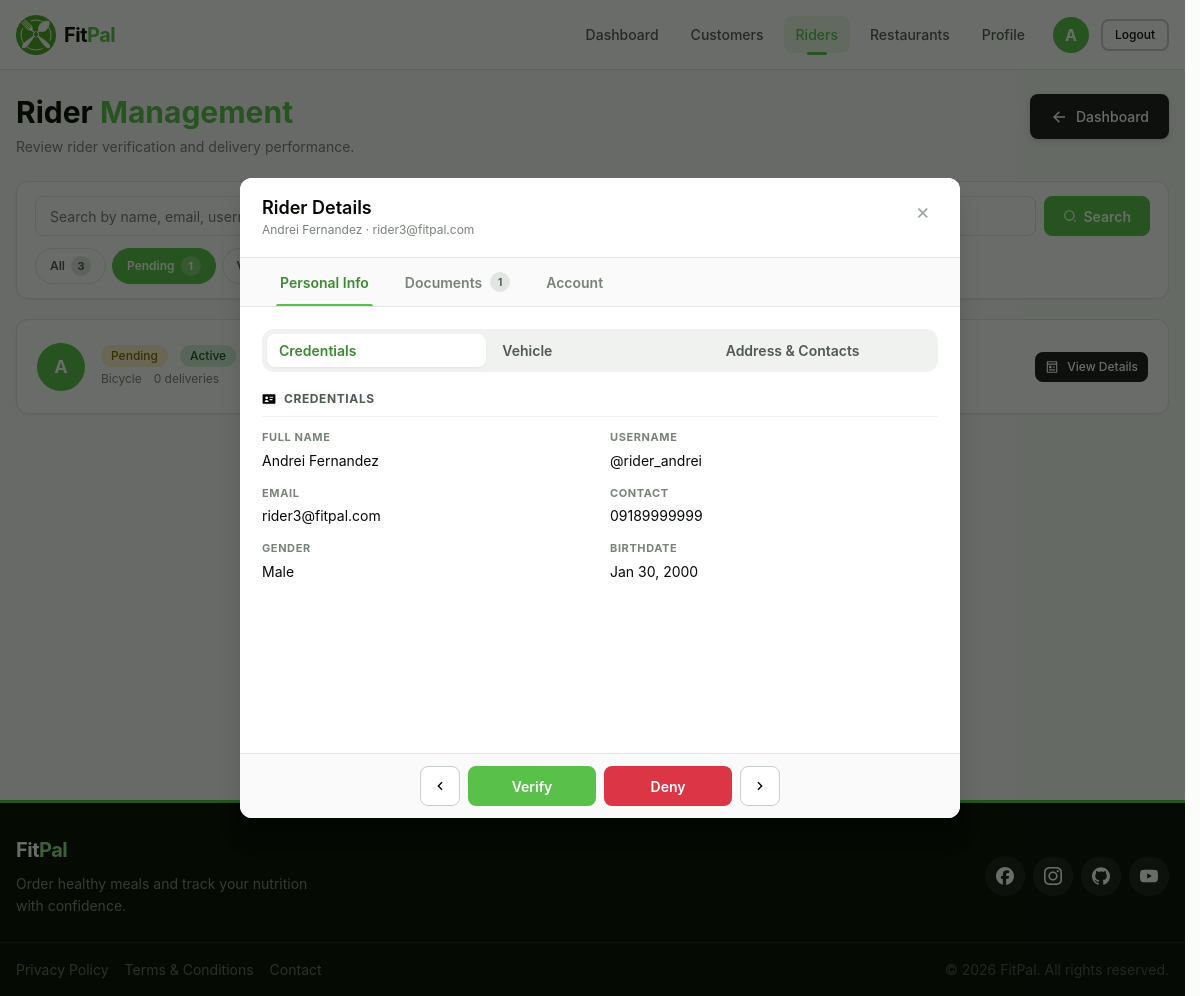
The page /admin/pages/riders.php?status=pending&open=3 (signed in) on the database its author committed.
### tables this page shows
CREATE TABLE delivery_rider (
    delivery_rider_id INT AUTO_INCREMENT PRIMARY KEY,
    first_name VARCHAR(50) NOT NULL,
    middle_name VARCHAR(50) NULL,
    last_name VARCHAR(50) NOT NULL,
    birthdate DATE NULL,
    gender VARCHAR(10) NULL CHECK (
        gender IN ('Male', 'Female', 'Other')
    ),
    email VARCHAR(100) NOT NULL UNIQUE,
    contact_number VARCHAR(15) NOT NULL UNIQUE,
    username VARCHAR(30) NULL UNIQUE,
    password VARCHAR(255) NOT NULL,
    date_created TIMESTAMP DEFAULT CURRENT_TIMESTAMP,
    is_active TINYINT(1) DEFAULT 1,
    INDEX idx_email (email),
    INDEX idx_contact_number (contact_number),
    INDEX idx_username (username)
) COMMENT = 'Delivery rider account information';

CREATE TABLE delivery_rider_profile (
    delivery_rider_profile_id INT AUTO_INCREMENT PRIMARY KEY,
    delivery_rider_id INT NOT NULL UNIQUE,
    financial_account_id INT NOT NULL UNIQUE,
    profile_picture VARCHAR(255) NULL,
    vehicle_type VARCHAR(20) NULL,
    vehicle_plate VARCHAR(10) NULL,
    verification_status VARCHAR(20) NOT NULL DEFAULT 'pending' CHECK (
        verification_status IN (
            'pending',
            'denied',
            'suspended',
            'verified'
        )
    ),
    verified_by_admin_id INT NULL,
    verified_at TIMESTAMP NULL,
    average_rating DECIMAL(2, 1) DEFAULT 0.0 CHECK (
        average_rating BETWEEN 0 AND 5
    ),
    total_deliveries INT DEFAULT 0 CHECK (total_deliveries >= 0),
    is_available TINYINT(1) DEFAULT 1,
    FOREIGN KEY (delivery_rider_id) REFERENCES delivery_rider (delivery_rider_id) ON DELETE CASCADE,
    FOREIGN KEY (financial_account_id) REFERENCES financial_account (financial_account_id) ON DELETE CASCADE,
    FOREIGN KEY (verified_by_admin_id) REFERENCES administrator (administrator_id) ON DELETE SET NULL,
    INDEX idx_delivery_rider_id (delivery_rider_id),
    INDEX idx_financial_account_id (financial_account_id),
    INDEX idx_verification_status (verification_status),
    INDEX idx_is_available (is_available)
) COMMENT = 'Delivery rider profile with verification and performance data';

### admin/pages/riders.php (the view, shortened to what the rows shown need)
<?php
require_once __DIR__ . '/../includes/header.php';
require_once __DIR__ . '/../backend/database/admin-queries.php';
$page   = isset($_GET['page']) ? max(1, (int)$_GET['page']) : 1;
$search = isset($_GET['search']) ? trim((string)$_GET['search']) : '';
$status = isset($_GET['status']) ? (string)$_GET['status'] : 'all';
$openId = isset($_GET['open']) ? (int)$_GET['open'] : 0;
$perPage = 5;
$data   = getRidersPaginated($database_connection, $page, $perPage, $search, $status);
$rows   = $data['rows'];
$openRider = null;
$openDocuments = [];
if ($openId > 0) {
    $openRider = getRiderDetails($database_connection, $openId);
    if ($openRider) {
        $openDocuments  = getRiderDocuments($database_connection, $openId);
    }
}
function buildRiderUrl(array $overrides = []): string
{
    $params = [
        'page'   => $_GET['page']   ?? 1,
        'search' => $_GET['search'] ?? '',
        'status' => $_GET['status'] ?? 'all',
    ];
    foreach ($overrides as $k => $v) {
        if ($v === null || $v === '') {
            unset($params[$k]);
        } else {
            $params[$k] = $v;
        }
    }
    return '?' . http_build_query($params);
}
?>
<div class="content admin-list-page">
    <div class="container">
        <header class="admin-page-header">
            <div class="admin-page-header-left">
                <h1 class="heading-2">Rider <span>Management</span></h1>
            </div>
        </header>
        <div class="admin-table-card">
            <?php if (empty($rows)): ?>
            <div class="admin-table-empty">
                <div class="admin-table-empty-icon" aria-hidden="true"
                    data-fallback-src="<?php echo $assetBase; ?>assets/images/icons/order.svg">
                    <img src="<?php echo $assetBase; ?>assets/images/icons/search-line.svg" alt="">
                </div>
                <p class="admin-table-empty-title">No riders found</p>
                <p class="admin-table-empty-text">
                    <?php if ($search !== ''): ?>
                    No results for "<?php echo htmlspecialchars($search, ENT_QUOTES, 'UTF-8'); ?>".
                    <?php else: ?>
                    Try a different filter.
                    <?php endif; ?>
                </p>
            </div>
            <?php else: ?>
            <div class="admin-table-riders">
                <?php foreach ($rows as $r):
                    $rid = (int)$r['delivery_rider_id'];
                    $name = adminName($r);
                    $initial = adminInitial($r);
                    $verification = (string)($r['verification_status'] ?? 'pending');
                    $isActive = (int)$r['is_active'] === 1;
                    $pic = (string)($r['profile_picture'] ?? '');
                    $picUrl = $pic !== '' ? adminAssetUrl($assetBase, $pic) : '';
                ?>
                <div class="admin-table-row">
                    <div class="admin-cell-avatar">
                        <?php if ($picUrl !== ''): ?>
                        <img src="<?php echo htmlspecialchars($picUrl, ENT_QUOTES, 'UTF-8'); ?>" alt=""
                            data-initial="<?php echo htmlspecialchars($initial, ENT_QUOTES, 'UTF-8'); ?>">
                        <?php else: ?>
                        <?php echo htmlspecialchars($initial, ENT_QUOTES, 'UTF-8'); ?>
                        <?php endif; ?>
                    </div>
                    <div class="admin-cell-body">
                        <p class="admin-cell-title"><?php echo htmlspecialchars($name, ENT_QUOTES, 'UTF-8'); ?></p>
                        <p class="admin-cell-subtitle">
                        </p>
                        <div class="admin-cell-meta">
                            <span class="admin-cell-meta-item">
                            </span>
                            <span class="admin-cell-meta-item">
                            </span>
                        </div>
                    </div>
                    <div class="admin-cell-body">
                        <div class="admin-cell-meta">
                            <span class="badge <?php echo adminVerificationBadgeClass($verification); ?>">
                                <?php echo adminVerificationLabel($verification); ?>
                            </span>
                            <span class="badge <?php echo $isActive ? 'badge-success' : 'badge-secondary'; ?>">
                                <?php echo $isActive ? 'Active' : 'Inactive'; ?>
                            </span>
                        </div>
                        <div class="admin-cell-meta">
                            <span class="admin-cell-meta-item">
                                <?php echo htmlspecialchars(ucfirst((string)($r['vehicle_type'] ?? '—')), ENT_QUOTES, 'UTF-8'); ?>
                            </span>
                            <span class="admin-cell-meta-item">
                                <?php echo number_format((int)($r['total_deliveries'] ?? 0)); ?> deliveries
                            </span>
                        </div>
                    </div>
                    <div class="admin-cell-actions">
                        <a href="<?php echo htmlspecialchars(buildRiderUrl(['open' => $rid]), ENT_QUOTES, 'UTF-8'); ?>"
                            class="btn btn-outline btn-sm">
                            <img src="<?php echo $assetBase; ?>assets/images/icons/pages-line.svg" alt=""
                                class="btn-icon btn-icon-14" width="14" height="14">
                            <span>View Details</span>
                        </a>
                    </div>
                </div>
                <?php endforeach; ?>
            </div>
            <?php endif; ?>
        </div>
    </div>
</div>
<div class="admin-modal <?php echo $openRider ? 'is-open' : ''; ?>" id="riderDetailsModal"
    aria-hidden="<?php echo $openRider ? 'false' : 'true'; ?>" role="dialog">
    <div class="admin-modal-panel admin-modal-panel-wide" role="document">
        <div class="admin-modal-header">
            <div class="admin-modal-header-left">
                <p class="admin-modal-title">Rider Details</p>
                <p class="admin-modal-subtitle">
                    <?php echo $openRider
                        ? htmlspecialchars(adminName($openRider) . ' · ' . $openRider['email'], ENT_QUOTES, 'UTF-8')
                        : 'Select a rider to review.'; ?>
                </p>
            </div>
        </div>
        <?php if (!$openRider): ?>
        <div class="admin-modal-panel-body">
            <p class="admin-detail-value admin-detail-value-muted">No rider selected.</p>
        </div>
        <?php else:
            $verification = (string)($openRider['verification_status'] ?? 'pending');
        ?>
        <div class="admin-modal-tabs" role="tablist">
            <button type="button" class="admin-modal-tab active" data-tab="personal" role="tab">
                Personal Info
            </button>
            <button type="button" class="admin-modal-tab" data-tab="documents" role="tab">
                Documents <span class="tab-count"><?php echo count($openDocuments); ?></span>
            </button>
            <button type="button" class="admin-modal-tab" data-tab="account" role="tab">
                Account
            </button>
        </div>
        <div class="admin-modal-panel-body">
            <div class="admin-modal-tab-panel active" data-tab-panel="personal" role="tabpanel">
                <div class="admin-subtabs" role="tablist">
                    <button type="button" class="admin-subtab active" data-subtab="credentials" role="tab">
                        Credentials
                    </button>
                    <button type="button" class="admin-subtab" data-subtab="vehicle" role="tab">
                        Vehicle
                    </button>
                    <button type="button" class="admin-subtab" data-subtab="contact" role="tab">
                        Address &amp; Contacts
                    </button>
                </div>
                <div class="admin-modal-phase active" data-phase="credentials" role="tabpanel">
                    <h3 class="admin-section-heading">
                        <img src="<?php echo $assetBase; ?>assets/images/icons/id-card-fill.svg" alt="" width="14"
                            height="14" class="btn-icon-no-filter">
                        Credentials
                    </h3>
                    <div class="admin-detail-grid">
                        <div class="admin-detail-item">
                            <span class="admin-detail-label">Full Name</span>
                            <span
                                class="admin-detail-value"><?php echo htmlspecialchars(adminName($openRider), ENT_QUOTES, 'UTF-8'); ?></span>
                        </div>
                        <div class="admin-detail-item">
                            <span class="admin-detail-label">Username</span>
                            <span
                                class="admin-detail-value">@<?php echo htmlspecialchars((string)($openRider['username'] ?? '—'), ENT_QUOTES, 'UTF-8'); ?></span>
                        </div>
                        <div class="admin-detail-item">
                            <span class="admin-detail-label">Email</span>
                            <span
                                class="admin-detail-value"><?php echo htmlspecialchars((string)$openRider['email'], ENT_QUOTES, 'UTF-8'); ?></span>
                        </div>
                        <div class="admin-detail-item">
                            <span class="admin-detail-label">Contact</span>
                            <span
                                class="admin-detail-value"><?php echo htmlspecialchars((string)($openRider['contact_number'] ?? '—'), ENT_QUOTES, 'UTF-8'); ?></span>
                        </div>
                        <div class="admin-detail-item">
                            <span class="admin-detail-label">Gender</span>
                            <span
                                class="admin-detail-value"><?php echo htmlspecialchars((string)($openRider['gender'] ?? '—'), ENT_QUOTES, 'UTF-8'); ?></span>
                        </div>
                        <div class="admin-detail-item">
                            <span class="admin-detail-label">Birthdate</span>
                            <span
                                class="admin-detail-value"><?php echo htmlspecialchars(formatAdminDateShort((string)($openRider['birthdate'] ?? '')), ENT_QUOTES, 'UTF-8'); ?></span>
                        </div>
                    </div>
                </div>
            </div>
        </div>
        <div class="admin-modal-tab-footer">
            <button type="button" class="tab-arrow" data-phase-prev aria-label="Previous">
                <img src="<?php echo $assetBase; ?>assets/images/icons/arrow-left-s-line.svg" alt="" width="16"
                    height="16">
            </button>
            <div class="admin-modal-footer-center">
                <div class="admin-modal-footer-actions">
                    <?php if ($verification === 'pending'): ?>
                    <form method="POST" action="../backend/handlers/admin-handler.php">
                        <button type="submit" class="btn btn-primary btn-sm">Verify</button>
                    </form>
                    <form method="POST" action="../backend/handlers/admin-handler.php">
                        <button type="submit" class="btn btn-danger btn-sm">Deny</button>
                    </form>
                    <?php endif; ?>
                </div>
            </div>
            <button type="button" class="tab-arrow" data-phase-next aria-label="Next">
                <img src="<?php echo $assetBase; ?>assets/images/icons/arrow-right-s-line.svg" alt="" width="16"
                    height="16">
            </button>
        </div>
        <?php endif; ?>
    </div>
</div>
<?php require_once __DIR__ . '/../../shared/includes/footer.php'; ?>

### rows shown on the page
delivery_rider: first_name "A", verification "Pending", is_active "Active", vehicle_type "Bicycle", total_deliveries "0"
delivery_rider_profile: delivery_rider.email "Andrei Fernandez · rider3@fitpal.com", delivery_rider.username "rider_andrei", delivery_rider.email "rider3@fitpal.com", delivery_rider.contact_number "09189999999", delivery_rider.gender "Male", delivery_rider.birthdate "Jan 30, 2000"

### other values the page prints
$adminInitial "A"
$counts['all'] "3"
$counts['pending'] "1"
count($openDocuments) "1"
adminName($openRider) "Andrei Fernandez"
